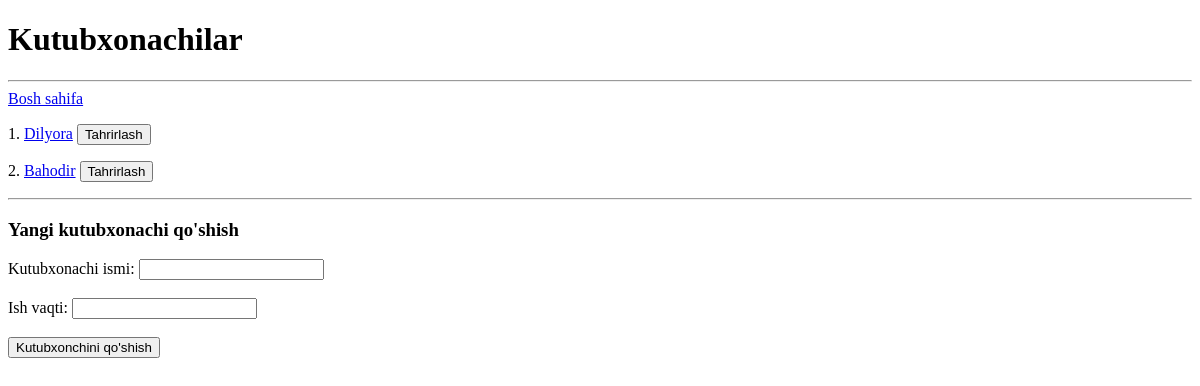
Page /kutubxonachilar/ on the earlier database version.
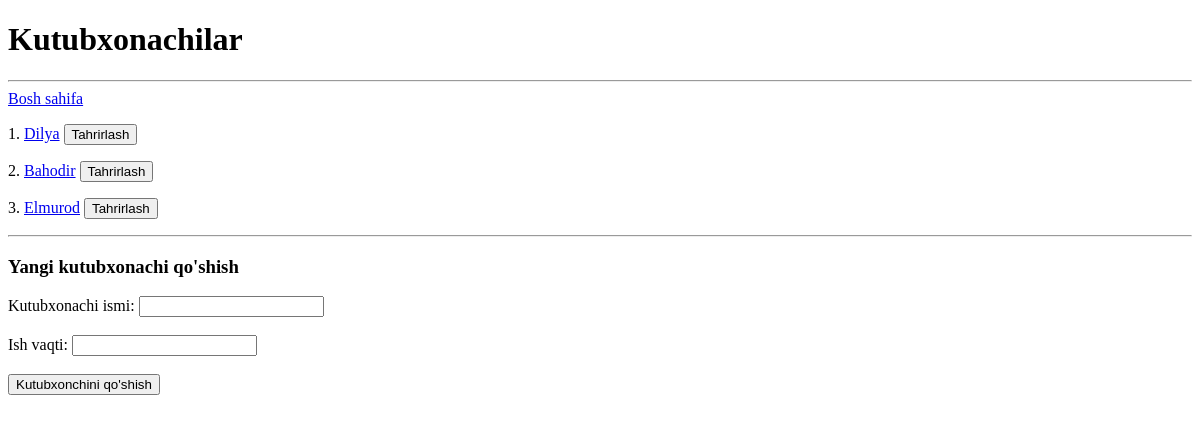
Same page on the later database version.
### main/models.py (models this page shows, shortened)
class Librarian(models.Model):
    name = models.CharField(max_length=100)
    time_of_work = models.TextField(blank=True, null=True)

### main/views.py (the view)
# urls.py: path('kutubxonachilar/', librarians_view, name='kutubxonachilar'),
def librarians_view(request):
    if request.method == "POST":
        Librarian.objects.create(
            name=request.POST.get('ism'),
            time_of_work=request.POST.get('ish_vaqti'),
        )
        return redirect('kutubxonachilar')
    librarians = Librarian.objects.all()
    context = {
        'librarians': librarians
    }
    return render(request, 'librarians.html', context)

### templates/librarians.html (shortened to what this page needs)
<!DOCTYPE html>
<html lang="en">
<head>
</head>
<body>
    <h1>Kutubxonachilar</h1>
    <hr>
    <a href="/">Bosh sahifa</a>
    {% for librarian in librarians %}
        <p>
            {{ forloop.counter }}.
            <a href="/kutubxonachilar/{{ librarian.id }}/">{{ librarian.name }}</a>
            <a href="{% url 'kutubxonachi-update' librarian.pk %}">
                <button type="button">Tahrirlash</button>
            </a>
        </p>
    {% endfor %}
    <hr>
    <h3>Yangi kutubxonachi qo'shish</h3>
    <form method="post">
        <label for="ism">Kutubxonachi ismi:</label>
        <input type="text" name="ism" id="ism" required><br><br>
        <label for="ish_vaqti">Ish vaqti:</label>
        <input type="text" name="ish_vaqti" id="ish_vaqti"><br><br>
        <button type="submit">Kutubxonchini qo'shish</button>
    </form>
</body>
</html>

Differences in the rows shown:
changed Librarian: name "Dilyora" → "Dilya"
added Librarian: name "Elmurod"
